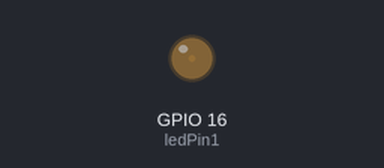
This program was run on a simulated ESP32-S3. Parts: output pins drawn as LEDs (lit = HIGH).

Above: at 0.05 s.
At 2.15 s:
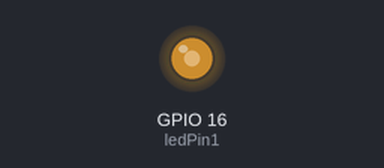
At 3.45 s:
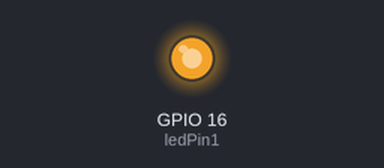
At 6.9 s:
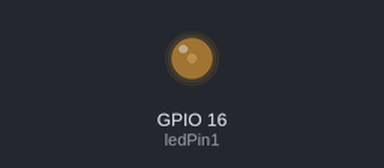
Timing chart, 0 to 10.0 s (numbered marks = the images above):
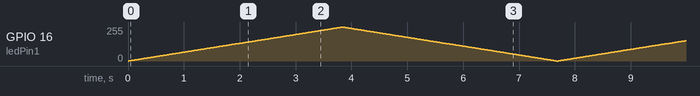

The program:

main.cpp
```cpp
#include<Arduino.h>


const int ledPin1 = 16;
const int ledChannel1 = 0;

const int freq = 5000;
const int resolution = 8;

void setup() {
  ledcSetup(ledChannel1, freq, resolution);
  ledcAttachPin(ledPin1, ledChannel1);
}

void loop() {

  for (int dutyCycle = 0; dutyCycle <= 255; dutyCycle++) {
    ledcWrite(ledChannel1, dutyCycle);
    delay(15);
  }

  for (int dutyCycle = 255; dutyCycle >= 0; dutyCycle--) {
    ledcWrite(ledChannel1, dutyCycle);
    delay(15);
  }
}
```
